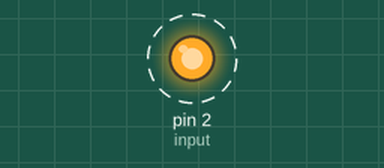
This sketch was run on a simulated Arduino Uno, built with avr-gcc and run on an emulated ATmega328P. Shown: output pins drawn as LEDs (lit = HIGH). Dashed ring = blinking.

Above: at 0.5 s.
Timing chart, 0 to 4.6 s (numbered marks = the images above):
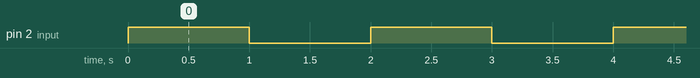

The sketch:

digital_output_test.ino
```cpp
// this test allows for the test the digital output. It will output in an alternate of high and low, in a digital pin.
const int input = 2;// initialize the digital pin. pleas key in the digital pin tested here in the plase of 2
void setup() {

  pinMode(input, OUTPUT);  // initialize the digital pin. pleas key in the digital pin tested in the number 2
}

// the loop function runs over and over again forever
void loop() {
  digitalWrite(input, HIGH);   // sets the pin high
  delay(1000);                       //leave the pin high for a second(if alternate times needed, please key in the time here)
  digitalWrite(input, LOW);    // sets the pin LOW
  delay(1000);                       //leave the pin low for a second(if alternate times needed, please key in the time here)
}
```

Measured:
- by itself, pin 2 (input): alternates HIGH for 1.0 s and LOW for 1.0 s
